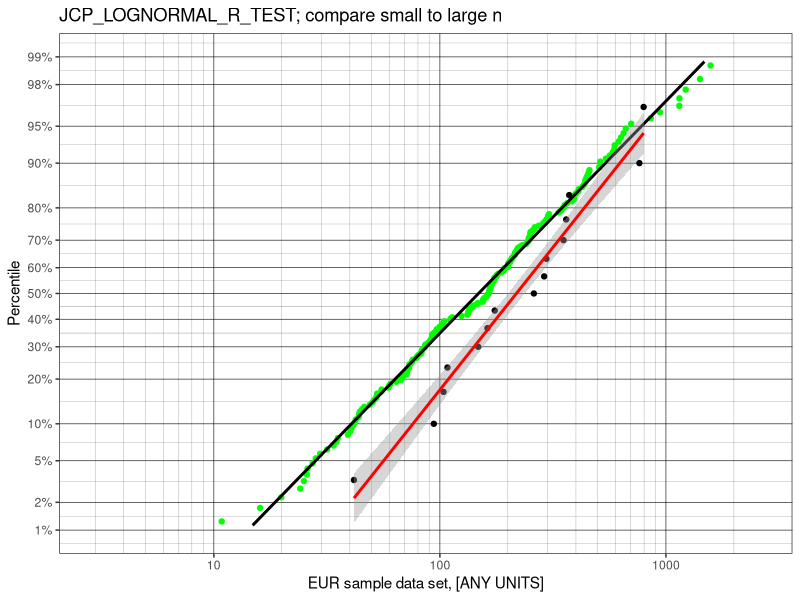

Write the R code that produced this figure.
library(ggplot2)
library(scales)
#First generate some sample lognormal data. Note: the R package/system 
#tidyr is great for loading in your own EUR [Expected Ultimate Recovery] 
#from your favorite oil and gas reserves package. Remember the middle term x here is e^x Let's see what 15 vs. 100 samples from the same mathematical pot look like!

x1 <- rlnorm(15, 4.9, 1)
x2 <-rlnorm(200,4.9,1)

#HOMEWORK: Max(rank(x)) is a proxy for which count function? ANSWER: length(x) type help(length) for details
y1 <- (rank(x1)-0.5)/max(rank(x1))
y2 <-(rank(x2)-0.5)/max(rank(x2))

#ggplot2 which I really must learn better feeds on data frames which is also something new for me
jcpData <- data.frame(x1,y1)
jcpBigData <- data.frame(x2,y2)
#this creates the graphs and used to take me four times as many lines in python:

jcp_test_graph2 <- ggplot(data = jcpBigData, aes(x = x2, y = y2)) +
  geom_point(data = jcpBigData, aes(x = x2, y= y2), color = "green") +
  geom_point(data = jcpData, aes( x = x1, y = y1)) +
  scale_y_continuous(trans = scales::probability_trans("norm"),  
  breaks = c( 0.01,0.02, 0.05, 0.10, 0.20, 0.3, 0.4, 0.5, 0.6, 0.70, 0.8, 0.9 , 0.95,0.98, 0.99), 
                     limits = c(0.01, 0.99), labels = scales::percent) +

  scale_x_continuous(trans = scales::log10_trans(), minor_breaks = c(2,3,4,5,6,7,8,9,20,30,40,50,60,70,80,90,200,300,
  400,500,600,700,800,900, 2000)) +
  labs(x = "EUR sample data set, [ANY UNITS]", y = "Percentile", title = "JCP_LOGNORMAL_R_TEST; compare small to large n") +
  theme_bw()+
  theme(panel.grid.major = element_line(size = 0.2, colour = "black"), 
        panel.grid.minor = element_line(size = 0.05, colour = "black")) +
  stat_smooth(method='lm', color = 'black', level = 0.95)+ 
  stat_smooth(data = jcpData, aes(x=x1, y=y1), method = 'lm', color = 'red', level = 0.95) 


#This shows the graph, fun eh? : there may be some truncation errors I have not had a chance 
#to verify the "limits" statement above does what I think it is doing.
jcp_test_graph2 